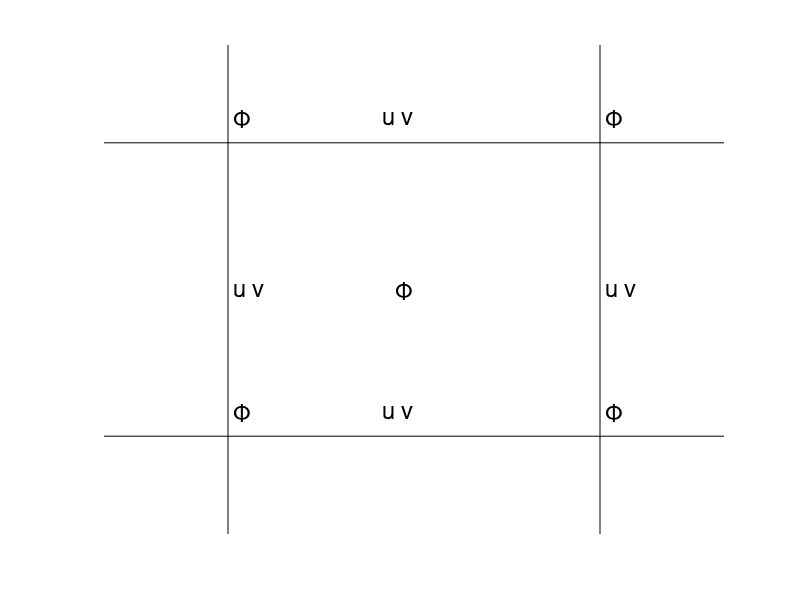

Source code (MATLAB):
% To plot schematics of A-E and Z grids


x = [0.2 0.2];
y = [0 1];
plot(x,y,'k')
axis off
hold on

x = [0.8 0.8];
y = [0 1];
plot(x,y,'k')

x = [0 1];
y = [0.2 0.2];
plot(x,y,'k')

x = [0 1];
y = [0.8 0.8];
plot(x,y,'k')

igrid = input('Which grid > ? ');

if igrid == 1
  text(0.42,0.5,'\fontsize{24} u v \Phi')
end


if igrid == 2
  text(0.46,0.5,'\fontsize{24} \Phi')
  text(0.2,0.85,'\fontsize{24} u v')
  text(0.8,0.85,'\fontsize{24} u v')
  text(0.2,0.25,'\fontsize{24} u v')
  text(0.8,0.25,'\fontsize{24} u v')
end


if igrid == 3
  text(0.46,0.5,'\fontsize{24} \Phi')
  text(0.2,0.5,'\fontsize{24} u')
  text(0.8,0.5,'\fontsize{24} u')
  text(0.46,0.25,'\fontsize{24} v')
  text(0.46,0.85,'\fontsize{24} v')
end


if igrid == 4
  text(0.46,0.5,'\fontsize{24} \Phi')
  text(0.2,0.5,'\fontsize{24} v')
  text(0.8,0.5,'\fontsize{24} v')
  text(0.46,0.25,'\fontsize{24} u')
  text(0.46,0.85,'\fontsize{24} u')
end


if igrid == 5
  text(0.46,0.5,'\fontsize{24} \Phi')
  text(0.2,0.85,'\fontsize{24} \Phi')
  text(0.8,0.85,'\fontsize{24} \Phi')
  text(0.2,0.25,'\fontsize{24} \Phi')
  text(0.8,0.25,'\fontsize{24} \Phi')
  text(0.2,0.5,'\fontsize{24} u v')
  text(0.8,0.5,'\fontsize{24} u v')
  text(0.44,0.25,'\fontsize{24} u v')
  text(0.44,0.85,'\fontsize{24} u v')
end


if igrid == 6
  text(0.42,0.5,'\fontsize{24} \xi \delta \Phi')
end






hold off